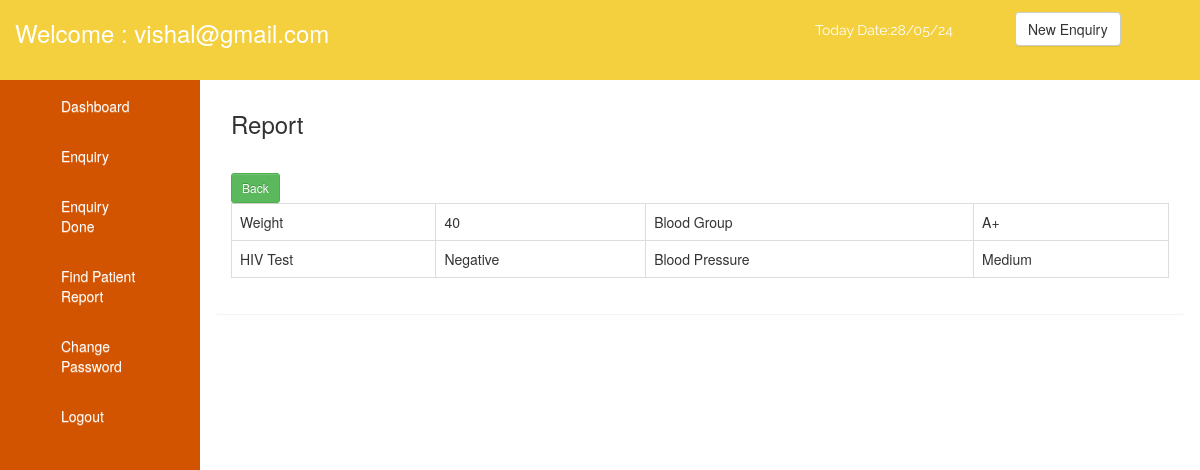
Screenshot of /doctor/report.php?tokenid=OPD2058463979 (signed in) with the database file from the repository.
### tables this page shows
CREATE TABLE IF NOT EXISTS `basic_checkup` (
  `bcid` int(11) NOT NULL AUTO_INCREMENT,
  `tokenid` varchar(100) NOT NULL,
  `weight` varchar(100) NOT NULL,
  `bloodgroup` varchar(100) NOT NULL,
  `hivtest` varchar(100) NOT NULL,
  `bp` varchar(100) NOT NULL,
  `did` int(11) NOT NULL,
  `check_date` timestamp NOT NULL,
  PRIMARY KEY (`bcid`),
  UNIQUE KEY `tokenid` (`tokenid`)
);

### doctor/report.php (the view)
<?php include('header.php'); ?>
      <?php include('sidebar.php'); ?>
       	<div class="col-md-10" id="righ_section">
       		<div class="panel">
       			<div class="panel-heading">
       				<h3>Report</h3>
       			</div>
       			<div class="panel-body">
       				<a href="done.php" class="btn btn-success btn-sm">Back</a>
       				<?php
					 $id = $_GET['tokenid'];
					 $qry ="select * from basic_checkup where tokenid='$id'";
					 $ex = mysqli_query($con,$qry);
					 $rs = mysqli_fetch_array($ex);
				  ?>
      			   <table class="table table-bordered">
      			   	<tr>
      			   		<td>Weight</td>
      			   		<td><?php echo $rs['weight']; ?></td>
      			   		<td>Blood Group</td>
      			   		<td><?php echo $rs['bloodgroup']; ?></td>
      			   	</tr>
      			   	<tr>
      			   		<td>HIV Test</td>
      			   		<td><?php echo $rs['hivtest']; ?></td>
      			   		<td>Blood Pressure</td>
      			   		<td><?php echo $rs['bp']; ?></td>
      			   	</tr>
      			   </table>
       			</div>
       		</div>
       	</div>
<?php include('footer.php'); ?>

### rows the page displays
basic_checkup: weight "40", bloodgroup "A+", hivtest "Negative", bp "Medium"

### other values shown
$_SESSION['doctor_user'] "vishal@gmail.com"
